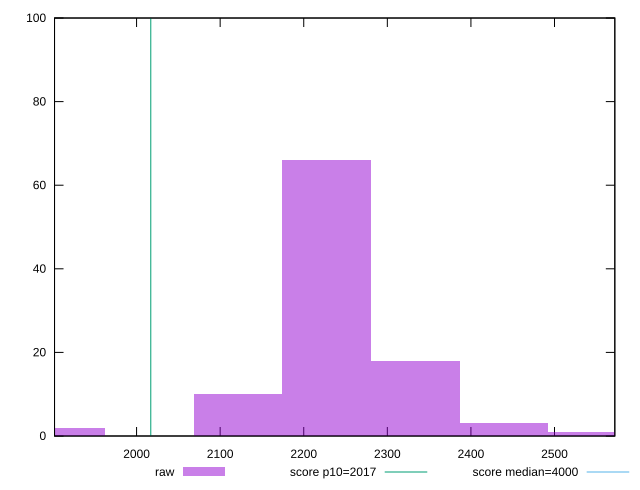

The gnuplot source for this figure:
reset

$raw <<EOF
1909.126474283703 2
2439.4393838069536 3
2227.3142199976533 66
2333.3768019023037 18
2121.2516380930033 10
2545.5019657116036 1
EOF

set key outside below
set boxwidth 106.06258190465016
set xrange [1901.8560000000002:2572.1599999999935]
set yrange [0:100]
set trange [0:100]
set style fill transparent solid 0.5 noborder

set parametric
set terminal svg size 640, 490 enhanced background rgb 'white'
set output "report_00008_2021-01-22T20:58:29.167/mainthread-work-breakdown/samples/pages/raw/histogram.svg"

plot $raw title "raw" with boxes, \
     2017,t title "score p10=2017", \
     4000,t title "score median=4000"

reset
